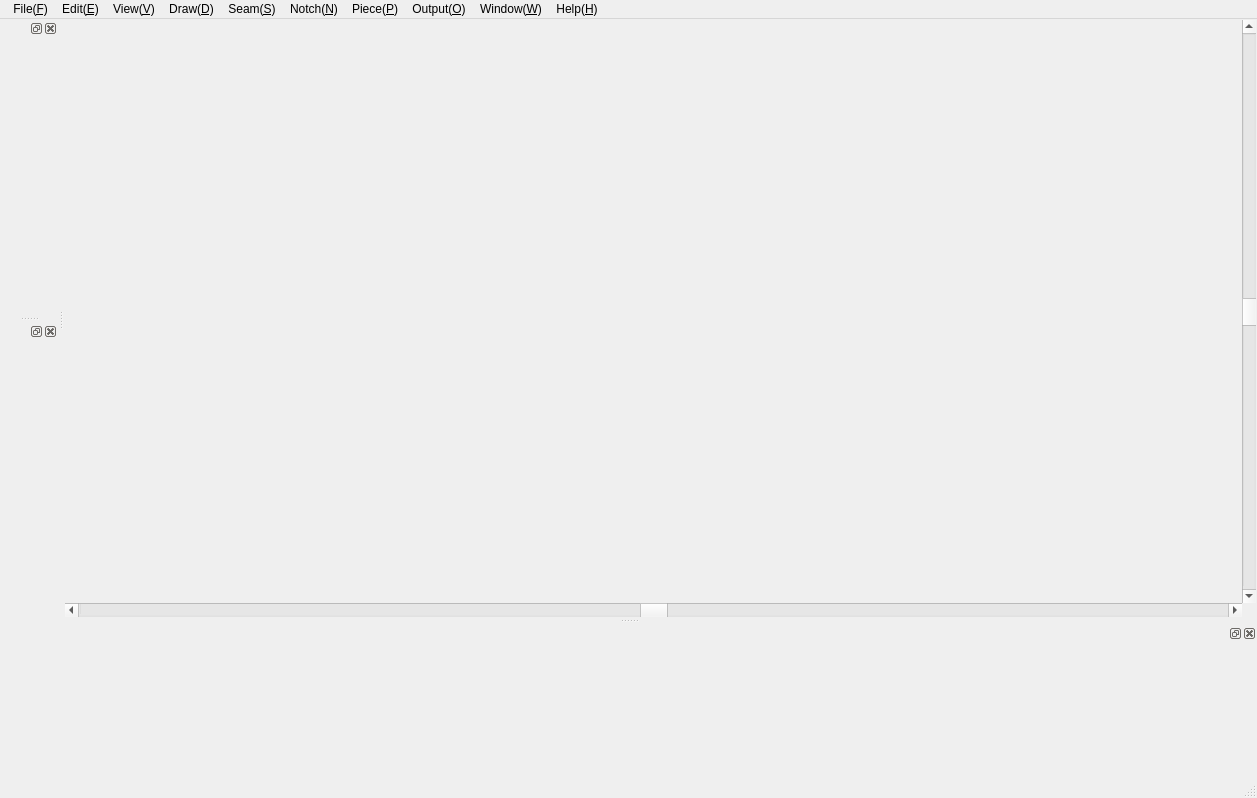
<?xml version="1.0" encoding="UTF-8"?>
<ui version="4.0">
 <class>Kad_QTClass</class>
 <widget class="QMainWindow" name="Kad_QTClass">
  <property name="geometry">
   <rect>
    <x>0</x>
    <y>0</y>
    <width>1257</width>
    <height>798</height>
   </rect>
  </property>
  <property name="windowTitle">
   <string>Kad_QT</string>
  </property>
  <widget class="QWidget" name="centralWidget">
   <layout class="QGridLayout" name="gridLayout">
    <property name="leftMargin">
     <number>1</number>
    </property>
    <property name="topMargin">
     <number>1</number>
    </property>
    <property name="rightMargin">
     <number>1</number>
    </property>
    <property name="bottomMargin">
     <number>1</number>
    </property>
    <property name="spacing">
     <number>0</number>
    </property>
    <item row="0" column="0">
     <widget class="QTUI_GLView" name="GLView" native="true">
      <property name="mouseTracking">
       <bool>true</bool>
      </property>
      <widget class="QTUI_CommandFloating_Widget" name="FLT_Command" native="true">
       <property name="geometry">
        <rect>
         <x>400</x>
         <y>240</y>
         <width>111</width>
         <height>31</height>
        </rect>
       </property>
      </widget>
      <widget class="QTUI_NodeInfoFloating_Widget" name="FLT_NodeInfo" native="true">
       <property name="geometry">
        <rect>
         <x>740</x>
         <y>380</y>
         <width>120</width>
         <height>80</height>
        </rect>
       </property>
      </widget>
     </widget>
    </item>
    <item row="1" column="0">
     <widget class="QScrollBar" name="horizontalScrollBar">
      <property name="maximum">
       <number>10000</number>
      </property>
      <property name="pageStep">
       <number>100</number>
      </property>
      <property name="sliderPosition">
       <number>5000</number>
      </property>
      <property name="orientation">
       <enum>Qt::Horizontal</enum>
      </property>
     </widget>
    </item>
    <item row="0" column="1">
     <widget class="QScrollBar" name="verticalScrollBar">
      <property name="maximum">
       <number>10000</number>
      </property>
      <property name="pageStep">
       <number>100</number>
      </property>
      <property name="sliderPosition">
       <number>5000</number>
      </property>
      <property name="orientation">
       <enum>Qt::Vertical</enum>
      </property>
     </widget>
    </item>
   </layout>
  </widget>
  <widget class="QMenuBar" name="menuBar">
   <property name="geometry">
    <rect>
     <x>0</x>
     <y>0</y>
     <width>1257</width>
     <height>23</height>
    </rect>
   </property>
   <widget class="QMenu" name="MainMenu_File">
    <property name="title">
     <string> File(&amp;F)</string>
    </property>
    <addaction name="action_New"/>
    <addaction name="action_Open"/>
    <addaction name="separator"/>
    <addaction name="action_Save"/>
    <addaction name="action_SaveAs"/>
    <addaction name="separator"/>
    <addaction name="action_Exit"/>
   </widget>
   <widget class="QMenu" name="MainMenu_Edit">
    <property name="title">
     <string>Edit(&amp;E)</string>
    </property>
   </widget>
   <widget class="QMenu" name="MainMenu_View">
    <property name="title">
     <string>View(&amp;V)</string>
    </property>
    <addaction name="MMView_CommandWindow"/>
    <addaction name="MMView_HistoryWindow"/>
    <addaction name="MMView_LayerWindow"/>
   </widget>
   <widget class="QMenu" name="menu_D">
    <property name="title">
     <string>Draw(&amp;D)</string>
    </property>
    <addaction name="action_Command_Line"/>
   </widget>
   <widget class="QMenu" name="menuSeam_S">
    <property name="title">
     <string>Seam(&amp;S)</string>
    </property>
   </widget>
   <widget class="QMenu" name="menuNotch_N">
    <property name="title">
     <string>Notch(&amp;N)</string>
    </property>
   </widget>
   <widget class="QMenu" name="menuPiece_P">
    <property name="title">
     <string>Piece(&amp;P)</string>
    </property>
   </widget>
   <widget class="QMenu" name="menuOutput_O">
    <property name="title">
     <string>Output(&amp;O)</string>
    </property>
   </widget>
   <widget class="QMenu" name="menuWindow_W">
    <property name="title">
     <string>Window(&amp;W)</string>
    </property>
   </widget>
   <widget class="QMenu" name="menuHelp_H">
    <property name="title">
     <string>Help(&amp;H)</string>
    </property>
   </widget>
   <addaction name="MainMenu_File"/>
   <addaction name="MainMenu_Edit"/>
   <addaction name="MainMenu_View"/>
   <addaction name="menu_D"/>
   <addaction name="menuSeam_S"/>
   <addaction name="menuNotch_N"/>
   <addaction name="menuPiece_P"/>
   <addaction name="menuOutput_O"/>
   <addaction name="menuWindow_W"/>
   <addaction name="menuHelp_H"/>
  </widget>
  <widget class="QDockWidget" name="CommandPanel_Dockable">
   <property name="sizePolicy">
    <sizepolicy hsizetype="Expanding" vsizetype="Expanding">
     <horstretch>0</horstretch>
     <verstretch>0</verstretch>
    </sizepolicy>
   </property>
   <property name="minimumSize">
    <size>
     <width>80</width>
     <height>150</height>
    </size>
   </property>
   <attribute name="dockWidgetArea">
    <number>8</number>
   </attribute>
   <widget class="QWidget" name="CommandPanel_Layout">
    <layout class="QVBoxLayout" name="verticalLayout">
     <property name="spacing">
      <number>0</number>
     </property>
     <property name="leftMargin">
      <number>0</number>
     </property>
     <property name="topMargin">
      <number>0</number>
     </property>
     <property name="rightMargin">
      <number>0</number>
     </property>
     <property name="bottomMargin">
      <number>0</number>
     </property>
     <item>
      <widget class="QTUI_CommandDockable" name="CommandPanel" native="true">
       <property name="sizePolicy">
        <sizepolicy hsizetype="Expanding" vsizetype="Expanding">
         <horstretch>0</horstretch>
         <verstretch>0</verstretch>
        </sizepolicy>
       </property>
       <property name="maximumSize">
        <size>
         <width>16777215</width>
         <height>250</height>
        </size>
       </property>
      </widget>
     </item>
    </layout>
   </widget>
  </widget>
  <widget class="QTUI_StatusBar" name="statusBar">
   <property name="minimumSize">
    <size>
     <width>0</width>
     <height>24</height>
    </size>
   </property>
   <property name="maximumSize">
    <size>
     <width>16777215</width>
     <height>24</height>
    </size>
   </property>
  </widget>
  <widget class="QTUI_History_DockablePane" name="HistoryPanel_Dockable">
   <property name="floating">
    <bool>true</bool>
   </property>
   <attribute name="dockWidgetArea">
    <number>1</number>
   </attribute>
   <widget class="QWidget" name="HistoryDockableWidget"/>
  </widget>
  <widget class="QTUI_Layer_DockablePane" name="LayerPanel_Dockable">
   <property name="floating">
    <bool>true</bool>
   </property>
   <attribute name="dockWidgetArea">
    <number>1</number>
   </attribute>
   <widget class="QWidget" name="LayerDockableWidget"/>
  </widget>
  <action name="action_Command_Line">
   <property name="text">
    <string>直线(&amp;L)</string>
   </property>
  </action>
  <action name="MMView_CommandWindow">
   <property name="checkable">
    <bool>true</bool>
   </property>
   <property name="text">
    <string>指令窗口(&amp;C)</string>
   </property>
  </action>
  <action name="MMView_HistoryWindow">
   <property name="checkable">
    <bool>true</bool>
   </property>
   <property name="text">
    <string>历史窗口(H)</string>
   </property>
  </action>
  <action name="MMView_LayerWindow">
   <property name="checkable">
    <bool>true</bool>
   </property>
   <property name="text">
    <string>层窗口(&amp;L)</string>
   </property>
  </action>
  <action name="action_New">
   <property name="text">
    <string>新建(&amp;N)</string>
   </property>
   <property name="shortcut">
    <string>Ctrl+N</string>
   </property>
  </action>
  <action name="action_Open">
   <property name="text">
    <string>打开(&amp;O)</string>
   </property>
   <property name="shortcut">
    <string>Ctrl+O</string>
   </property>
  </action>
  <action name="action_Save">
   <property name="text">
    <string>保存(&amp;S)</string>
   </property>
   <property name="shortcut">
    <string>Ctrl+S</string>
   </property>
  </action>
  <action name="action_SaveAs">
   <property name="text">
    <string>另存为(&amp;A)</string>
   </property>
   <property name="shortcut">
    <string>Ctrl+Shift+S</string>
   </property>
  </action>
  <action name="action_Exit">
   <property name="text">
    <string>退出(&amp;X)</string>
   </property>
   <property name="shortcut">
    <string>Alt+F4</string>
   </property>
  </action>
 </widget>
 <layoutdefault spacing="6" margin="11"/>
 <customwidgets>
  <customwidget>
   <class>QTUI_GLView</class>
   <extends>QWidget</extends>
   <header location="global">qtui_glview.h</header>
   <container>1</container>
   <slots>
    <slot>SLT_HScrollValueChanged(int)</slot>
    <slot>SLT_VScrollValueChanged(int)</slot>
   </slots>
  </customwidget>
  <customwidget>
   <class>QTUI_CommandDockable</class>
   <extends>QWidget</extends>
   <header location="global">qtui_commanddockable.h</header>
   <container>1</container>
  </customwidget>
  <customwidget>
   <class>QTUI_History_DockablePane</class>
   <extends>QDockWidget</extends>
   <header location="global">qtui_history_dockablepane.h</header>
   <container>1</container>
  </customwidget>
  <customwidget>
   <class>QTUI_Layer_DockablePane</class>
   <extends>QDockWidget</extends>
   <header location="global">qtui_layer_dockablepane.h</header>
   <container>1</container>
  </customwidget>
  <customwidget>
   <class>QTUI_StatusBar</class>
   <extends>QStatusBar</extends>
   <header location="global">qtui_statusbar.h</header>
  </customwidget>
  <customwidget>
   <class>QTUI_CommandFloating_Widget</class>
   <extends>QWidget</extends>
   <header location="global">qtui_commandfloating_widget.h</header>
   <container>1</container>
  </customwidget>
  <customwidget>
   <class>QTUI_NodeInfoFloating_Widget</class>
   <extends>QWidget</extends>
   <header location="global">qtui_nodeinfofloating_widget.h</header>
   <container>1</container>
  </customwidget>
 </customwidgets>
 <resources/>
 <connections>
  <connection>
   <sender>CommandPanel_Dockable</sender>
   <signal>visibilityChanged(bool)</signal>
   <receiver>MMView_CommandWindow</receiver>
   <slot>setChecked(bool)</slot>
   <hints>
    <hint type="sourcelabel">
     <x>622</x>
     <y>675</y>
    </hint>
    <hint type="destinationlabel">
     <x>-1</x>
     <y>-1</y>
    </hint>
   </hints>
  </connection>
  <connection>
   <sender>MMView_CommandWindow</sender>
   <signal>triggered(bool)</signal>
   <receiver>CommandPanel_Dockable</receiver>
   <slot>setVisible(bool)</slot>
   <hints>
    <hint type="sourcelabel">
     <x>-1</x>
     <y>-1</y>
    </hint>
    <hint type="destinationlabel">
     <x>622</x>
     <y>675</y>
    </hint>
   </hints>
  </connection>
  <connection>
   <sender>horizontalScrollBar</sender>
   <signal>valueChanged(int)</signal>
   <receiver>GLView</receiver>
   <slot>SLT_HScrollValueChanged(int)</slot>
   <hints>
    <hint type="sourcelabel">
     <x>558</x>
     <y>601</y>
    </hint>
    <hint type="destinationlabel">
     <x>520</x>
     <y>445</y>
    </hint>
   </hints>
  </connection>
  <connection>
   <sender>verticalScrollBar</sender>
   <signal>valueChanged(int)</signal>
   <receiver>GLView</receiver>
   <slot>SLT_VScrollValueChanged(int)</slot>
   <hints>
    <hint type="sourcelabel">
     <x>1161</x>
     <y>385</y>
    </hint>
    <hint type="destinationlabel">
     <x>1107</x>
     <y>399</y>
    </hint>
   </hints>
  </connection>
  <connection>
   <sender>HistoryPanel_Dockable</sender>
   <signal>visibilityChanged(bool)</signal>
   <receiver>MMView_HistoryWindow</receiver>
   <slot>setChecked(bool)</slot>
   <hints>
    <hint type="sourcelabel">
     <x>1244</x>
     <y>309</y>
    </hint>
    <hint type="destinationlabel">
     <x>-1</x>
     <y>-1</y>
    </hint>
   </hints>
  </connection>
  <connection>
   <sender>MMView_HistoryWindow</sender>
   <signal>triggered(bool)</signal>
   <receiver>HistoryPanel_Dockable</receiver>
   <slot>setVisible(bool)</slot>
   <hints>
    <hint type="sourcelabel">
     <x>-1</x>
     <y>-1</y>
    </hint>
    <hint type="destinationlabel">
     <x>1244</x>
     <y>309</y>
    </hint>
   </hints>
  </connection>
  <connection>
   <sender>MMView_LayerWindow</sender>
   <signal>triggered(bool)</signal>
   <receiver>LayerPanel_Dockable</receiver>
   <slot>setVisible(bool)</slot>
   <hints>
    <hint type="sourcelabel">
     <x>-1</x>
     <y>-1</y>
    </hint>
    <hint type="destinationlabel">
     <x>1204</x>
     <y>580</y>
    </hint>
   </hints>
  </connection>
  <connection>
   <sender>LayerPanel_Dockable</sender>
   <signal>visibilityChanged(bool)</signal>
   <receiver>MMView_LayerWindow</receiver>
   <slot>setChecked(bool)</slot>
   <hints>
    <hint type="sourcelabel">
     <x>1204</x>
     <y>580</y>
    </hint>
    <hint type="destinationlabel">
     <x>-1</x>
     <y>-1</y>
    </hint>
   </hints>
  </connection>
 </connections>
</ui>
